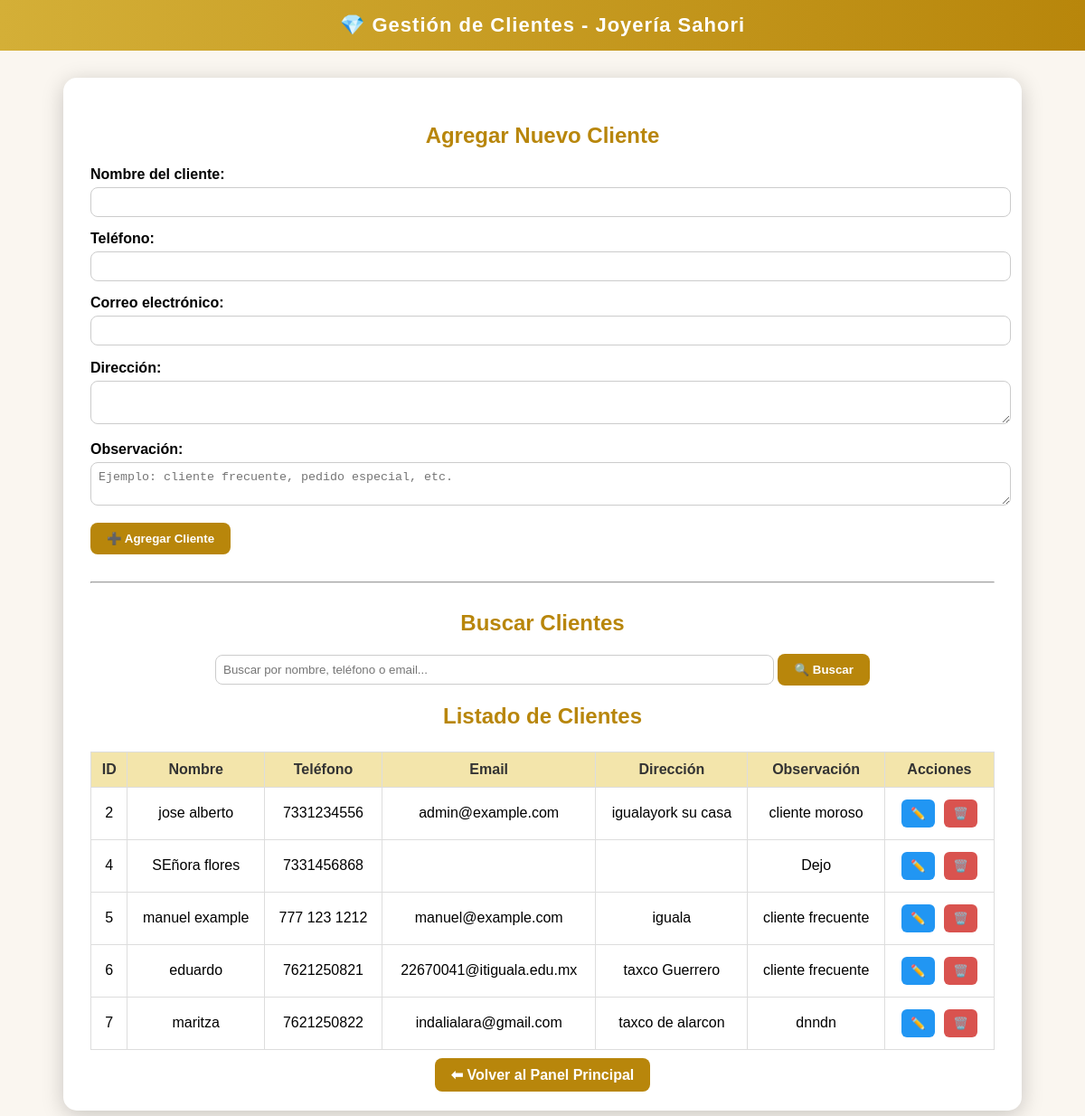
The page /clientes.php on the database its author committed.
### tables this page shows
CREATE TABLE `clientes` (
  `id` int(11) NOT NULL,
  `nombre` varchar(100) NOT NULL,
  `telefono` varchar(20) DEFAULT NULL,
  `email` varchar(100) DEFAULT NULL,
  `direccion` varchar(200) DEFAULT NULL,
  `observacion` varchar(150) NOT NULL,
  `fecha_registro` timestamp NOT NULL DEFAULT current_timestamp()
);

### clientes.php (the view, shortened to what this page needs)
<?php
include 'db.php';
$search = isset($_GET['search']) ? $_GET['search'] : '';
if ($search) {
    $clientes_sql = "SELECT * FROM clientes WHERE nombre LIKE ? OR telefono LIKE ? OR email LIKE ?";
    $stmt = $conn->prepare($clientes_sql);
    $likeSearch = '%' . $search . '%';
    $stmt->bind_param("sss", $likeSearch, $likeSearch, $likeSearch);
    $stmt->execute();
    $clientes_result = $stmt->get_result();
} else {
    $clientes_sql = "SELECT * FROM clientes";
    $clientes_result = $conn->query($clientes_sql);
}
?>
<!DOCTYPE html>
<html lang="es">
<head>
</head>
<body>
<header>💎 Gestión de Clientes - Joyería Sahori</header>
<div class="container">
    <h2>Agregar Nuevo Cliente</h2>
    <form method="POST" action="clientes.php">
        <div class="form-group">
            <label>Nombre del cliente:</label>
            <input type="text" name="nombre" required>
        </div>
        <div class="form-group">
            <label>Teléfono:</label>
            <input type="text" name="telefono" required onkeyup="verificarCliente()">
        </div>
        <div class="form-group">
            <label>Correo electrónico:</label>
            <input type="email" name="email" onkeyup="verificarCliente()">
        </div>
        <div class="form-group">
            <label>Dirección:</label>
            <textarea name="direccion" rows="2"></textarea>
        </div>
        <div class="form-group">
            <label>Observación:</label>
            <textarea name="observacion" rows="2" placeholder="Ejemplo: cliente frecuente, pedido especial, etc."></textarea>
        </div>
        <button type="submit" name="agregar_cliente" class="btn">➕ Agregar Cliente</button>
    </form>
    <hr style="margin: 30px 0;">
    <h2>Buscar Clientes</h2>
    <div class="search-box">
        <form method="GET" action="clientes.php">
            <input type="text" name="search" placeholder="Buscar por nombre, teléfono o email..." value="<?php echo htmlspecialchars($search); ?>">
            <button type="submit" class="btn">🔍 Buscar</button>
        </form>
    </div>
    <h2>Listado de Clientes</h2>
    <table>
        <tr>
            <th>ID</th>
            <th>Nombre</th>
            <th>Teléfono</th>
            <th>Email</th>
            <th>Dirección</th>
            <th>Observación</th>
            <th>Acciones</th>
        </tr>
        <?php if ($clientes_result->num_rows > 0): ?>
            <?php while($row = $clientes_result->fetch_assoc()): ?>
                <tr>
                    <td><?= htmlspecialchars($row['id']); ?></td>
                    <td><?= htmlspecialchars($row['nombre']); ?></td>
                    <td><?= htmlspecialchars($row['telefono']); ?></td>
                    <td><?= htmlspecialchars($row['email']); ?></td>
                    <td><?= htmlspecialchars($row['direccion']); ?></td>
                    <td><?= htmlspecialchars($row['observacion']); ?></td>
                    <td class="actions">
                        <a href="editar_cliente.php?id=<?= $row['id']; ?>"><button class="edit">✏️</button></a>
                        <form method="POST" action="clientes.php" style="display:inline;">
                            <button type="submit" name="eliminar_cliente" class="delete" onclick="return confirm('¿Eliminar este cliente?');">🗑️</button>
                        </form>
                    </td>
                </tr>
            <?php endwhile; ?>
        <?php else: ?>
            <tr><td colspan="7" style="text-align:center; color:#777;">No se encontraron clientes.</td></tr>
        <?php endif; ?>
    </table>
    <br>
    <div style="text-align:center;">
        <a href="panel.php" class="btn">⬅ Volver al Panel Principal</a>
    </div>
</div>
</body>
</html>

### clientes.php (style rules this page uses)
body { font-family: 'Poppins', sans-serif; background-color: #faf6f0; margin: 0; padding: 0; }
header { background: linear-gradient(to right, #d4af37, #b8860b); color: white; text-align: center; padding: 15px; font-size: 22px; font-weight: bold; letter-spacing: 1px; }
.container { max-width: 1000px; margin: 30px auto; background: white; border-radius: 15px; box-shadow: 0 5px 25px rgba(0,0,0,0.2); padding: 30px; }
h2 { color: #b8860b; text-align: center; }
.form-group { margin-bottom: 15px; }
label { font-weight: bold; display: block; margin-bottom: 5px; }
input, textarea { width: 100%; padding: 8px; border: 1px solid #ccc; border-radius: 8px; }
.btn { background-color: #b8860b; color: white; border: none; padding: 10px 18px; border-radius: 8px; cursor: pointer; font-weight: bold; text-decoration: none; }
table { width: 100%; border-collapse: collapse; margin-top: 25px; }
th, td { padding: 10px; border: 1px solid #ddd; text-align: center; }
th { background-color: #f3e5ab; color: #333; }
.actions button { margin: 3px; border: none; padding: 8px 10px; border-radius: 6px; color: white; cursor: pointer; }
.edit { background-color: #2196F3; }
.delete { background-color: #d9534f; }
.search-box { text-align: center; margin-bottom: 20px; }
.search-box input { width: 60%; padding: 8px; border-radius: 8px; border: 1px solid #ccc; }

### rows shown on the page
clientes: id "2", nombre "jose alberto", telefono "7331234556", email "admin@example.com", direccion "igualayork su casa", observacion "cliente moroso"
clientes: id "4", nombre "SEñora flores", telefono "7331456868", observacion "Dejo"
clientes: id "5", nombre "manuel example", telefono "777 123 1212", email "manuel@example.com", direccion "iguala", observacion "cliente frecuente"
clientes: id "6", nombre "eduardo", telefono "7621250821", email "22670041@itiguala.edu.mx", direccion "taxco Guerrero", observacion "cliente frecuente"
clientes: id "7", nombre "maritza", telefono "7621250822", email "indalialara@gmail.com", direccion "taxco de alarcon", observacion "dnndn"
